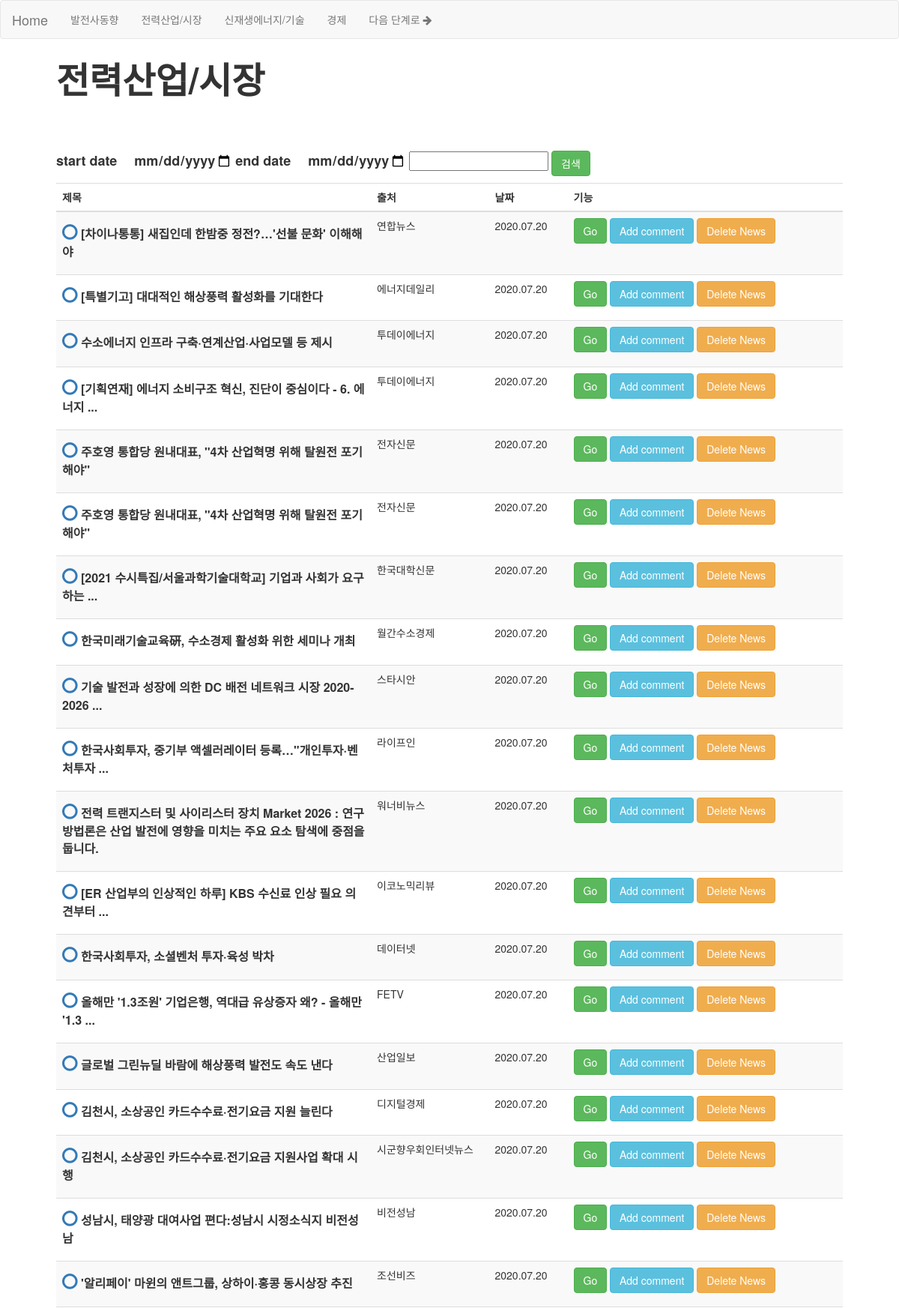
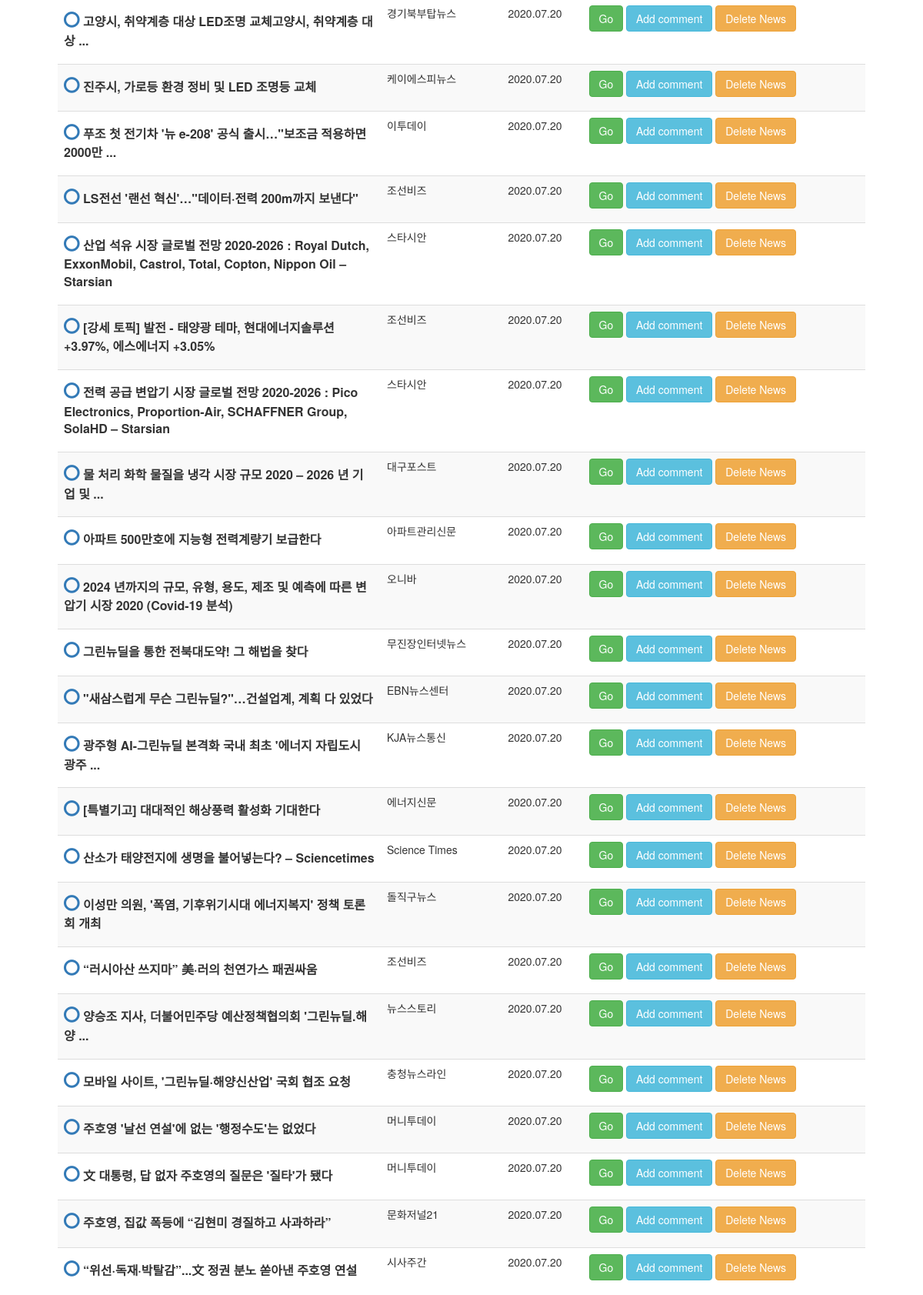
Page /전력산업/시장/ (upper part) on the committed database (2 pictures, top to bottom).
### MorningBriefing/models.py (models this page shows, shortened)
class News(models.Model):
    Title = models.CharField(max_length=200) #<title>{% News.title%}</title>
    Link = models.CharField(max_length=2000, unique=True) #a href = {% News.link[]%}
    Published_date = models.DateField(default= None)
    Company = models.CharField(max_length=200 ,default= None)
    Importance = models.CharField(max_length=20 ,default= 0)
    Report_display = (
        ('A', '보고서출력'),
        ('B', '보고서제거'),
    )
    Display = models.CharField(
        max_length = 1,
        choices = Report_display,
        default = 'B',
    )
    Select = (
        ('A', '발전사 동향'), # 한전 #남동발전 #한국전력 #동서발전 #..... -- >
        ('B', '전력산업/시장'), #전력 #이병준 #주병권
        ('C', '신재생에너지/기술'),
        ('D', '경제'),
        ('E', '에너지'),
    )
    Data_field = models.CharField(
        max_length = 1,
        choices = Select,
        blank = True,
        default = 'm',
    )
    class Meta:
        ordering = ['Data_field', 'Published_date' , 'Importance' ]

### MorningBriefing/templates/MorningBriefing/b.html (shortened to what this page needs)
<!DOCTYPE html>
<html lang="en">
<head>
  <link rel="stylesheet" href="http://maxcdn.bootstrapcdn.com/bootstrap/3.3.6/css/bootstrap.min.css">
  <link rel="stylesheet" href="https://maxcdn.bootstrapcdn.com/font-awesome/4.7.0/css/font-awesome.min.css">
</head>
<body>
  <nav class="navbar navbar-default fixed-top">
    <div class="container-fluid">
      <div class="navbar-header">
        <a class="navbar-brand" href="{% url 'MorningBriefing:home' %}">Home</a>
      </div>
      <ul class="nav navbar-nav">
        <li><a href = "{% url 'MorningBriefing:발전사동향' %}">발전사동향</a></li>
        <li><a href = "{% url 'MorningBriefing:전력산업/시장'%}">전력산업/시장</a></li>
        <li><a href = "{% url 'MorningBriefing:신재생에너지/기술'%}">신재생에너지/기술</a></li>
        <li><a href = "{% url 'MorningBriefing:경제'%}">경제</a></li>
        <li><a href = "{% url 'MorningBriefing:뉴스수정' %}">다음 단계로 <i class="fa fa-arrow-right" aria-hidden="true"></i></a></li>
      </ul>
    </div>
  </nav>
<div class="container" style="width: 90%!important" >
    <table class="table table-striped">
        <thead>
        <tr>
        <div><B><font size=10>전력산업/시장</font></B></div>
        <br>
        <br>
        <br>
        </tr>
        </thead>
        <tr style= "width:40% ;margin:auto; text-align: right;" >
           <form method="post">
                  <label  style="text-align: right" > <font size = 4><B>start date<input type="date" style = "text-align: right;border: 0px; font-size: 3" name="start_date" value="{{start_date}}"></B></font>
                  <label style="text-align: right"><font size = 4><B>end date<input type="date" style = "text-align: right;border: 0px; font-size: 3" name="end_date" value="{{end_date}}"></B></font>
                  <input name="search" value="{{search}}">
                  <input type="submit" class="btn btn-success" value="검색">
          </form>
        </tr>
        <tr>
            <th scope="col" style= "width:40%">제목</th>
            <th scope="col" style= "width:15%">출처</th>
            <th scope="col" style= "width:10%">날짜</th>
            <th scope="col" style= "width:35%">기능</th>
        </tr>
        <tbody>
            {% for news in news %}
            {% if news.Data_field == 'B' %}
        <tr>
            <td class="title">
                    <p><font size=3><B>
                      <a onclick="checker({{news.pk}})" style ="font-size:18pt">
                      <span id="check_{{news.pk}}" >{%if news.Display == 'A'%}<i class="fa fa-check" aria-hidden="true"></i>{%endif%}{%if news.Display == 'B'%}<i class="fa fa-circle-o" aria-hidden="true"></i>{%endif%}</span></a>
                       {{news.Title|safe}}
            </td>
            <td class="company">
              {{news.Company}}
            </td>
            <td class="date">{{news.Published_date|date:"Y.m.d"}}
            </td>
                <td class="action">
                  <button type="submit" class="btn btn-success"  style="text-align:right;" onclick="window.open('{{news.Link}}')">Go</button>
                   <a  data-toggle="modal" class="btn btn-info" data-target="#addcomment{{news.pk}}">Add comment</a></b></h1>
                   <a href="{% url 'MorningBriefing:delete_news' pk=news.pk %}" class="btn btn-warning del" role="button" onclick="return confirm('정말 삭제하시겠습니까?')">Delete News</a>
 </td></tr>
            {% endif %}
            {% endfor %}
        </tbody>
    </table>
</div>
</body>

### rows in the picture
News: Display "B" (drawn), Title "[차이나통통] 새집인데 한밤중 정전?…'선불 문화' 이해해야", Company "연합뉴스", Published_date "2020.07.20"
News: Display "B" (drawn), Title "[특별기고] 대대적인 해상풍력 활성화를 기대한다", Company "에너지데일리", Published_date "2020.07.20"
News: Display "B" (drawn), Title "수소에너지 인프라 구축·연계산업·사업모델 등 제시", Company "투데이에너지", Published_date "2020.07.20"
News: Display "B" (drawn), Title "[기획연재] 에너지 소비구조 혁신, 진단이 중심이다 - 6. 에너지 ...", Company "투데이에너지", Published_date "2020.07.20"
News: Display "B" (drawn), Title "주호영 통합당 원내대표, \"4차 산업혁명 위해 탈원전 포기해야\"", Company "전자신문", Published_date "2020.07.20"
News: Display "B" (drawn), Title "주호영 통합당 원내대표, \"4차 산업혁명 위해 탈원전 포기해야\"", Company "전자신문", Published_date "2020.07.20"
News: Display "B" (drawn), Title "[2021 수시특집/서울과학기술대학교] 기업과 사회가 요구하는 ...", Company "한국대학신문", Published_date "2020.07.20"
News: Display "B" (drawn), Title "한국미래기술교육硏, 수소경제 활성화 위한 세미나 개최", Company "월간수소경제", Published_date "2020.07.20"
News: Display "B" (drawn), Title "기술 발전과 성장에 의한 DC 배전 네트워크 시장 2020-2026 ...", Company "스타시안", Published_date "2020.07.20"
News: Display "B" (drawn), Title "한국사회투자, 중기부 액셀러레이터 등록…\"개인투자·벤처투자 ...", Company "라이프인", Published_date "2020.07.20"
News: Display "B" (drawn), Title "전력 트랜지스터 및 사이리스터 장치 Market 2026 : 연구 방법론은 산업 발전에 영향을 미치는 주요 요소 탐색에 중점을 둡니다.", Company "워너비뉴스", Published_date "2020.07.20"
News: Display "B" (drawn), Title "[ER 산업부의 인상적인 하루] KBS 수신료 인상 필요 의견부터 ...", Company "이코노믹리뷰", Published_date "2020.07.20"
News: Display "B" (drawn), Title "한국사회투자, 소셜벤처 투자·육성 박차", Company "데이터넷", Published_date "2020.07.20"
News: Display "B" (drawn), Title "올해만 '1.3조원' 기업은행, 역대급 유상증자 왜? - 올해만 '1.3 ...", Company "FETV", Published_date "2020.07.20"
News: Display "B" (drawn), Title "글로벌 그린뉴딜 바람에 해상풍력 발전도 속도 낸다", Company "산업일보", Published_date "2020.07.20"
News: Display "B" (drawn), Title "김천시, 소상공인 카드수수료·전기요금 지원 늘린다", Company "디지털경제", Published_date "2020.07.20"
News: Display "B" (drawn), Title "김천시, 소상공인 카드수수료·전기요금 지원사업 확대 시행", Company "시군향우회인터넷뉴스", Published_date "2020.07.20"
News: Display "B" (drawn), Title "성남시, 태양광 대여사업 편다:성남시 시정소식지 비전성남", Company "비전성남", Published_date "2020.07.20"
News: Display "B" (drawn), Title "'알리페이' 마윈의 앤트그룹, 상하이·홍콩 동시상장 추진", Company "조선비즈", Published_date "2020.07.20"
News: Display "B" (drawn), Title "고양시, 취약계층 대상 LED조명 교체고양시, 취약계층 대상 ...", Company "경기북부탑뉴스", Published_date "2020.07.20"
News: Display "B" (drawn), Title "진주시, 가로등 환경 정비 및 LED 조명등 교체", Company "케이에스피뉴스", Published_date "2020.07.20"
News: Display "B" (drawn), Title "푸조 첫 전기차 '뉴 e-208' 공식 출시…\"보조금 적용하면 2000만 ...", Company "이투데이", Published_date "2020.07.20"
News: Display "B" (drawn), Title "LS전선 '랜선 혁신'…\"데이터·전력 200m까지 보낸다\"", Company "조선비즈", Published_date "2020.07.20"
News: Display "B" (drawn), Title "산업 석유 시장 글로벌 전망 2020-2026 : Royal Dutch, ExxonMobil, Castrol, Total, Copton, Nippon Oil – Starsian", Company "스타시안", Published_date "2020.07.20"
News: Display "B" (drawn), Title "[강세 토픽] 발전 - 태양광 테마, 현대에너지솔루션 +3.97%, 에스에너지 +3.05%", Company "조선비즈", Published_date "2020.07.20"
News: Display "B" (drawn), Title "전력 공급 변압기 시장 글로벌 전망 2020-2026 : Pico Electronics, Proportion-Air, SCHAFFNER Group, SolaHD – Starsian", Company "스타시안", Published_date "2020.07.20"
News: Display "B" (drawn), Title "물 처리 화학 물질을 냉각 시장 규모 2020 – 2026 년 기업 및 ...", Company "대구포스트", Published_date "2020.07.20"
News: Display "B" (drawn), Title "아파트 500만호에 지능형 전력계량기 보급한다", Company "아파트관리신문", Published_date "2020.07.20"
News: Display "B" (drawn), Title "2024 년까지의 규모, 유형, 용도, 제조 및 예측에 따른 변압기 시장 2020 (Covid-19 분석)", Company "오니바", Published_date "2020.07.20"
News: Display "B" (drawn), Title "그린뉴딜을 통한 전북대도약! 그 해법을 찾다", Company "무진장인터넷뉴스", Published_date "2020.07.20"
News: Display "B" (drawn), Title "\"새삼스럽게 무슨 그린뉴딜?\"…건설업계, 계획 다 있었다", Company "EBN뉴스센터", Published_date "2020.07.20"
News: Display "B" (drawn), Title "광주형 AI-그린뉴딜 본격화 국내 최초 '에너지 자립도시 광주 ...", Company "KJA뉴스통신", Published_date "2020.07.20"
News: Display "B" (drawn), Title "[특별기고] 대대적인 해상풍력 활성화 기대한다", Company "에너지신문", Published_date "2020.07.20"
News: Display "B" (drawn), Title "산소가 태양전지에 생명을 불어넣는다? – Sciencetimes", Company "Science Times", Published_date "2020.07.20"
News: Display "B" (drawn), Title "이성만 의원, '폭염, 기후위기시대 에너지복지' 정책 토론회 개최", Company "돌직구뉴스", Published_date "2020.07.20"
News: Display "B" (drawn), Title "“러시아산 쓰지마” 美·러의 천연가스 패권싸움", Company "조선비즈", Published_date "2020.07.20"
News: Display "B" (drawn), Title "양승조 지사, 더불어민주당 예산정책협의회 '그린뉴딜.해양 ...", Company "뉴스스토리", Published_date "2020.07.20"
News: Display "B" (drawn), Title "모바일 사이트, '그린뉴딜·해양신산업' 국회 협조 요청", Company "충청뉴스라인", Published_date "2020.07.20"
News: Display "B" (drawn), Title "주호영 '날선 연설'에 없는 '행정수도'는 없었다", Company "머니투데이", Published_date "2020.07.20"
News: Display "B" (drawn), Title "文 대통령, 답 없자 주호영의 질문은 '질타'가 됐다", Company "머니투데이", Published_date "2020.07.20"
News: Display "B" (drawn), Title "주호영, 집값 폭등에 “김현미 경질하고 사과하라”", Company "문화저널21", Published_date "2020.07.20"
News: Display "B" (drawn), Title "“위선·독재·박탈감”...文 정권 분노 쏟아낸 주호영 연설", Company "시사주간", Published_date "2020.07.20"
